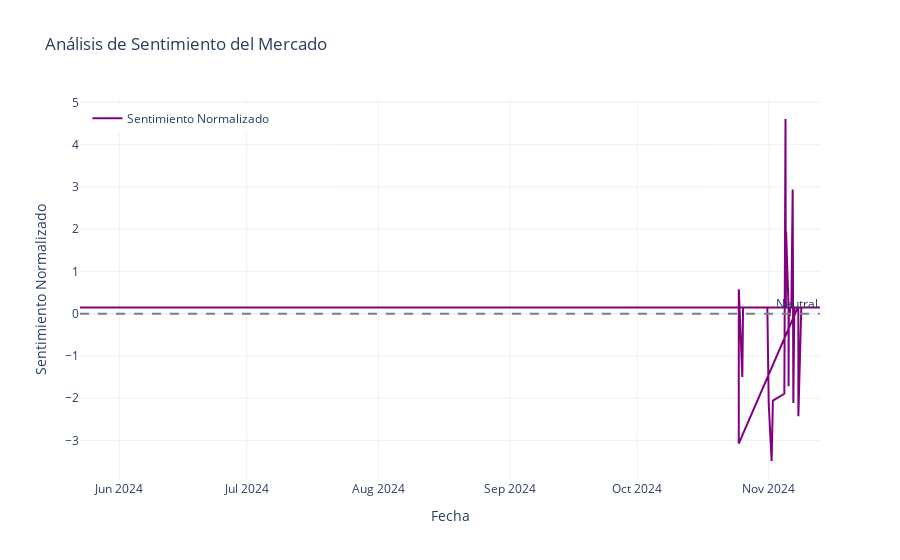
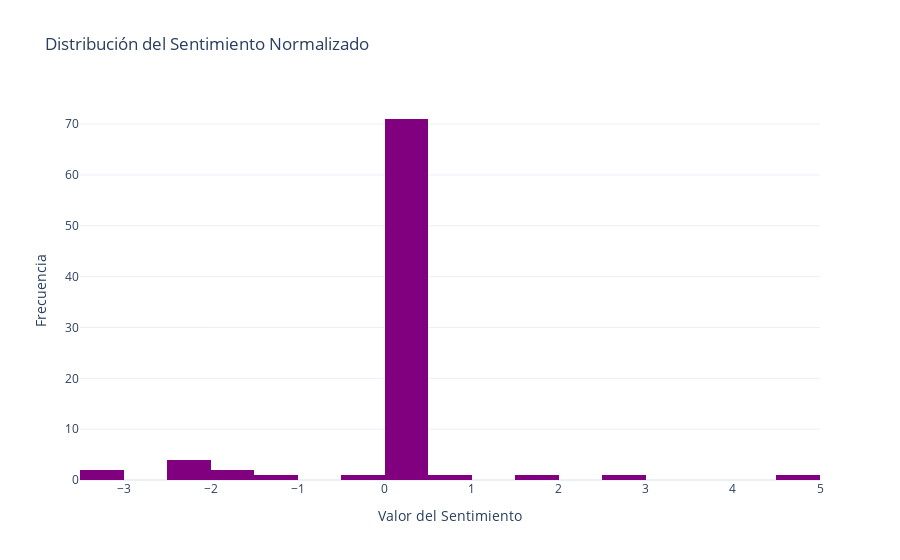

The code cell stored with these charts, in order, in its notebook:
### Code cell
# 3. Características de Sentimiento
try:
    print("\nProcesando características de sentimiento...")
    
    # Verificar si tenemos datos de noticias
    if 'news' not in data:
        print("No se encontraron datos de noticias para analizar")
    else:
        print("\nColumnas disponibles en los datos de noticias:")
        print(data['news'].columns.tolist())
        
        # Procesar características de sentimiento
        df_sentiment = fe.process_sentiment_features(data['news'])
        
        print("\nCaracterísticas de sentimiento generadas:")
        print(df_sentiment.columns.tolist())
        
        # Crear figura para visualización
        fig = go.Figure()
        
        # Añadir línea de sentimiento normalizado
        fig.add_trace(go.Scatter(
            x=df_sentiment.index,
            y=df_sentiment['sentiment_score_normalized'],
            mode='lines',
            name='Sentimiento Normalizado',
            line=dict(color='purple')
        ))
        
        # Configurar el layout
        fig.update_layout(
            title='Análisis de Sentimiento del Mercado',
            xaxis_title='Fecha',
            yaxis_title='Sentimiento Normalizado',
            template='plotly_white',
            showlegend=True,
            legend=dict(
                yanchor="top",
                y=0.99,
                xanchor="left",
                x=0.01
            )
        )
        
        # Añadir líneas de referencia para sentimiento neutral
        fig.add_hline(y=0, line_dash="dash", line_color="gray", 
                     annotation_text="Neutral")
        
        fig.show()
        
        # Visualizar distribución del sentimiento
        fig2 = go.Figure()
        fig2.add_trace(go.Histogram(
            x=df_sentiment['sentiment_score_normalized'],
            nbinsx=30,
            name='Distribución del Sentimiento',
            marker_color='purple'
        ))
        
        fig2.update_layout(
            title='Distribución del Sentimiento Normalizado',
            xaxis_title='Valor del Sentimiento',
            yaxis_title='Frecuencia',
            template='plotly_white'
        )
        
        fig2.show()
        
        # Mostrar estadísticas básicas del sentimiento
        print("\nEstadísticas básicas del sentimiento:")
        stats_df = df_sentiment['sentiment_score_normalized'].describe()
        print(stats_df)
        
        # Análisis adicional del sentimiento
        print("\nAnálisis de sentimiento por categoría:")
        sentiment_counts = df_sentiment['sentiment_category'].value_counts()
        print(sentiment_counts)
        
        # Guardar características de sentimiento
        output_path = os.path.join(output_dir, f'sentiment_features_{end_date_str}.csv')
        df_sentiment.to_csv(output_path)
        print(f"\nCaracterísticas de sentimiento guardadas en: {output_path}")

except Exception as e:
    print(f"\nError en el procesamiento de sentimiento: {str(e)}")
    print("\nDetalles del error:")
    import traceback
    traceback.print_exc()

### Figure 1 — Plotly figure (JSON) as saved in the notebook; plotly's stock layout.template omitted (floating-point values rounded to 4 significant figures)
{"data": [{"line": {"color": "purple"}, "mode": "lines", "name": "Sentimiento Normalizado", "type": "scatter", "x": ["2024-11-12T22:42:47", "2024-11-12T16:38:41", "2024-11-12T14:41:06", "2024-11-11T23:36:52", "2024-11-11T22:13:03", "2024-11-11T20:11:41", "2024-11-11T15:41:14", "2024-11-11T15:19:24", "2024-11-08T23:02:11", "2024-11-08T21:56:29", "2024-11-08T17:34:47", "2024-11-08T14:52:30", "2024-11-07T22:15:34", "2024-11-07T21:59:55", "2024-11-07T16:03:50", "2024-11-07T14:17:12", "2024-11-07T11:01:55", "2024-11-07T00:24:46", "2024-11-06T23:29:30", "2024-11-06T17:55:26", "2024-11-06T15:59:58", "2024-11-06T14:17:14", "2024-11-06T14:08:08", "2024-11-06T06:40:43", "2024-11-06T04:17:09", "2024-11-05T23:37:59", "2024-11-05T22:35:13", "2024-11-05T16:21:01", "2024-11-05T14:56:55", "2024-11-05T14:50:38", "2024-11-05T01:04:35", "2024-11-04T23:29:14", "2024-11-04T21:34:02", "2024-11-04T15:04:49", "2024-11-01T22:17:02", "2024-11-01T15:01:28", "2024-10-31T22:38:41", "2024-10-31T14:54:31", "2024-10-30T22:48:06", "2024-10-30T19:09:52", "2024-10-30T15:09:01", "2024-10-30T00:27:25", "2024-10-29T18:28:16", "2024-10-29T15:20:43", "2024-10-28T23:21:41", "2024-10-28T15:03:00", "2024-10-25T21:39:55", "2024-10-25T17:31:15", "2024-10-24T21:36:35", "2024-10-24T21:19:49", "2024-11-07T19:00:00", "2024-10-15T18:00:00", "2024-10-09T18:00:00", "2024-09-18T18:00:00", "2024-09-18T18:00:00", "2024-08-27T18:00:00", "2024-08-21T18:00:00", "2024-08-09T17:30:00", "2024-07-31T18:00:00", "2024-07-09T18:00:00", "2024-07-03T18:00:00", "2024-06-12T18:00:00", "2024-06-12T18:00:00", "2024-05-28T18:00:00", "2024-05-22T18:00:00", "2024-11-13T00:33:00", "2024-11-13T00:30:00", "2024-11-13T00:13:00", "2024-11-12T23:34:00", "2024-11-12T22:23:00", "2024-11-12T21:49:00", "2024-11-12T21:29:00", "2024-11-12T20:08:00", "2024-11-12T19:31:00", "2024-11-12T15:37:00", "2024-11-12T14:00:00", "2024-11-12T12:03:00", "2024-11-12T12:00:00", "2024-11-12T11:00:00", "2024-11-12T10:30:00", "2024-11-12T09:07:00", "2024-11-12T09:00:00", "2024-11-11T22:57:00", "2024-11-11T21:25:00", "2024-11-11T20:13:00"], "y": [0.1463, 0.1463, 0.1463, 0.1463, 0.1463, 0.1463, 0.1463, 0.1463, 0.1463, 0.1463, 0.1463, 0.1463, -2.431, 0.1463, 0.1463, 0.1463, 0.1463, 0.1463, 0.1463, -2.117, 0.1463, 0.1463, 2.938, 0.1463, 0.1463, 0.1463, -0.05499, 0.1463, -1.718, 0.1463, 1.944, 0.1463, 4.606, -1.896, -2.058, -3.488, -2.117, 0.1463, 0.1463, 0.1463, 0.1463, 0.1463, 0.1463, 0.1463, 0.1463, 0.1463, 0.1463, -1.498, 0.5758, -3.075, 0.1463, 0.1463, 0.1463, 0.1463, 0.1463, 0.1463, 0.1463, 0.1463, 0.1463, 0.1463, 0.1463, 0.1463, 0.1463, 0.1463, 0.1463, 0.1463, 0.1463, 0.1463, 0.1463, 0.1463, 0.1463, 0.1463, 0.1463, 0.1463, 0.1463, 0.1463, 0.1463, 0.1463, 0.1463, 0.1463, 0.1463, 0.1463, 0.1463, 0.1463, 0.1463]}], "layout": {"annotations": [{"showarrow": false, "text": "Neutral", "x": 1, "xanchor": "right", "xref": "x domain", "y": 0, "yanchor": "bottom", "yref": "y"}], "legend": {"x": 0.01, "xanchor": "left", "y": 0.99, "yanchor": "top"}, "shapes": [{"line": {"color": "gray", "dash": "dash"}, "type": "line", "x0": 0, "x1": 1, "xref": "x domain", "y0": 0, "y1": 0, "yref": "y"}], "showlegend": true, "title": {"text": "Análisis de Sentimiento del Mercado"}, "xaxis": {"title": {"text": "Fecha"}}, "yaxis": {"title": {"text": "Sentimiento Normalizado"}}}}

### Figure 2 — Plotly figure (JSON) as saved in the notebook; plotly's stock layout.template omitted (floating-point values rounded to 4 significant figures)
{"data": [{"marker": {"color": "purple"}, "name": "Distribución del Sentimiento", "nbinsx": 30, "type": "histogram", "x": [0.1463, 0.1463, 0.1463, 0.1463, 0.1463, 0.1463, 0.1463, 0.1463, 0.1463, 0.1463, 0.1463, 0.1463, -2.431, 0.1463, 0.1463, 0.1463, 0.1463, 0.1463, 0.1463, -2.117, 0.1463, 0.1463, 2.938, 0.1463, 0.1463, 0.1463, -0.05499, 0.1463, -1.718, 0.1463, 1.944, 0.1463, 4.606, -1.896, -2.058, -3.488, -2.117, 0.1463, 0.1463, 0.1463, 0.1463, 0.1463, 0.1463, 0.1463, 0.1463, 0.1463, 0.1463, -1.498, 0.5758, -3.075, 0.1463, 0.1463, 0.1463, 0.1463, 0.1463, 0.1463, 0.1463, 0.1463, 0.1463, 0.1463, 0.1463, 0.1463, 0.1463, 0.1463, 0.1463, 0.1463, 0.1463, 0.1463, 0.1463, 0.1463, 0.1463, 0.1463, 0.1463, 0.1463, 0.1463, 0.1463, 0.1463, 0.1463, 0.1463, 0.1463, 0.1463, 0.1463, 0.1463, 0.1463, 0.1463]}], "layout": {"title": {"text": "Distribución del Sentimiento Normalizado"}, "xaxis": {"title": {"text": "Valor del Sentimiento"}}, "yaxis": {"title": {"text": "Frecuencia"}}}}
